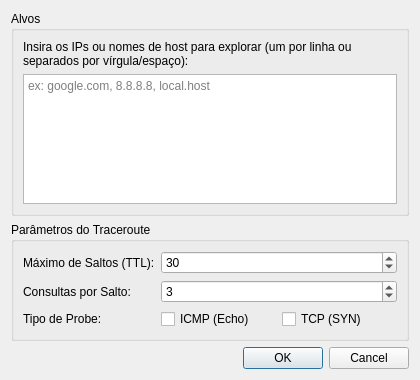
<?xml version="1.0" encoding="UTF-8"?>
<ui version="4.0">
 <class>NewExplorationDialog</class>
 <widget class="QDialog" name="NewExplorationDialog">
  <property name="geometry">
   <rect>
    <x>0</x>
    <y>0</y>
    <width>420</width>
    <height>380</height>
   </rect>
  </property>
  <property name="windowTitle">
   <string>Nova Exploração</string>
  </property>
  <layout class="QVBoxLayout" name="verticalLayout_2">
   <item>
    <widget class="QGroupBox" name="groupBoxTargets">
     <property name="title">
      <string>Alvos</string>
     </property>
     <layout class="QVBoxLayout" name="verticalLayout">
      <item>
       <widget class="QLabel" name="labelTargets">
        <property name="text">
         <string>Insira os IPs ou nomes de host para explorar (um por linha ou separados por vírgula/espaço):</string>
        </property>
        <property name="wordWrap">
         <bool>true</bool>
        </property>
       </widget>
      </item>
      <item>
       <widget class="QTextEdit" name="textEditTargets">
        <property name="minimumSize">
         <size>
          <width>0</width>
          <height>100</height>
         </size>
        </property>
        <property name="acceptRichText">
         <bool>false</bool>
        </property>
        <property name="placeholderText">
         <string>ex: google.com, 8.8.8.8, local.host</string>
        </property>
       </widget>
      </item>
     </layout>
    </widget>
   </item>
   <item>
    <widget class="QGroupBox" name="groupBoxParameters">
     <property name="title">
      <string>Parâmetros do Traceroute</string>
     </property>
     <layout class="QFormLayout" name="formLayout">
      <item row="0" column="0">
       <widget class="QLabel" name="labelMaxHops">
        <property name="text">
         <string>Máximo de Saltos (TTL):</string>
        </property>
       </widget>
      </item>
      <item row="0" column="1">
       <widget class="QSpinBox" name="spinBoxMaxHops">
        <property name="minimum">
         <number>1</number>
        </property>
        <property name="maximum">
         <number>255</number>
        </property>
        <property name="value">
         <number>30</number>
        </property>
       </widget>
      </item>
      <item row="1" column="0">
       <widget class="QLabel" name="labelQueriesPerHop">
        <property name="text">
         <string>Consultas por Salto:</string>
        </property>
       </widget>
      </item>
      <item row="1" column="1">
       <widget class="QSpinBox" name="spinBoxQueriesPerHop">
        <property name="minimum">
         <number>1</number>
        </property>
        <property name="maximum">
         <number>10</number>
        </property>
        <property name="value">
         <number>3</number>
        </property>
       </widget>
      </item>
      <item row="2" column="0">
       <widget class="QLabel" name="labelProbeType">
        <property name="text">
         <string>Tipo de Probe:</string>
        </property>
       </widget>
      </item>
      <item row="2" column="1">
       <layout class="QHBoxLayout" name="horizontalLayout">
        <item>
         <widget class="QCheckBox" name="checkBoxUseIcmp">
          <property name="text">
           <string>ICMP (Echo)</string>
          </property>
          <property name="toolTip">
           <string>Usa pacotes ICMP Echo. Pode requerer privilégios de root em alguns sistemas.</string>
          </property>
         </widget>
        </item>
        <item>
         <widget class="QCheckBox" name="checkBoxUseTcp" disabled="true">
          <property name="text">
           <string>TCP (SYN)</string>
          </property>
          <property name="toolTip">
           <string>Usa pacotes TCP SYN. (Não implementado ainda)</string>
          </property>
         </widget>
        </item>
       </layout>
      </item>
     </layout>
    </widget>
   </item>
   <item>
    <spacer name="verticalSpacer">
     <property name="orientation">
      <enum>Qt::Vertical</enum>
     </property>
     <property name="sizeHint" stdset="0">
      <size>
       <width>20</width>
       <height>10</height>
      </size>
     </property>
    </spacer>
   </item>
   <item>
    <widget class="QDialogButtonBox" name="buttonBox">
     <property name="orientation">
      <enum>Qt::Horizontal</enum>
     </property>
     <property name="standardButtons">
      <set>QDialogButtonBox::Cancel|QDialogButtonBox::Ok</set>
     </property>
    </widget>
   </item>
  </layout>
 </widget>
 <resources/>
 <connections>
  <connection>
   <sender>buttonBox</sender>
   <signal>accepted()</signal>
   <receiver>NewExplorationDialog</receiver>
   <slot>accept()</slot>
   <hints>
    <hint type="sourcelabel">
     <x>248</x>
     <y>254</y>
    </hint>
    <hint type="destinationlabel">
     <x>157</x>
     <y>274</y>
    </hint>
   </hints>
  </connection>
  <connection>
   <sender>buttonBox</sender>
   <signal>rejected()</signal>
   <receiver>NewExplorationDialog</receiver>
   <slot>reject()</slot>
   <hints>
    <hint type="sourcelabel">
     <x>316</x>
     <y>260</y>
    </hint>
    <hint type="destinationlabel">
     <x>286</x>
     <y>274</y>
    </hint>
   </hints>
  </connection>
 </connections>
</ui>
